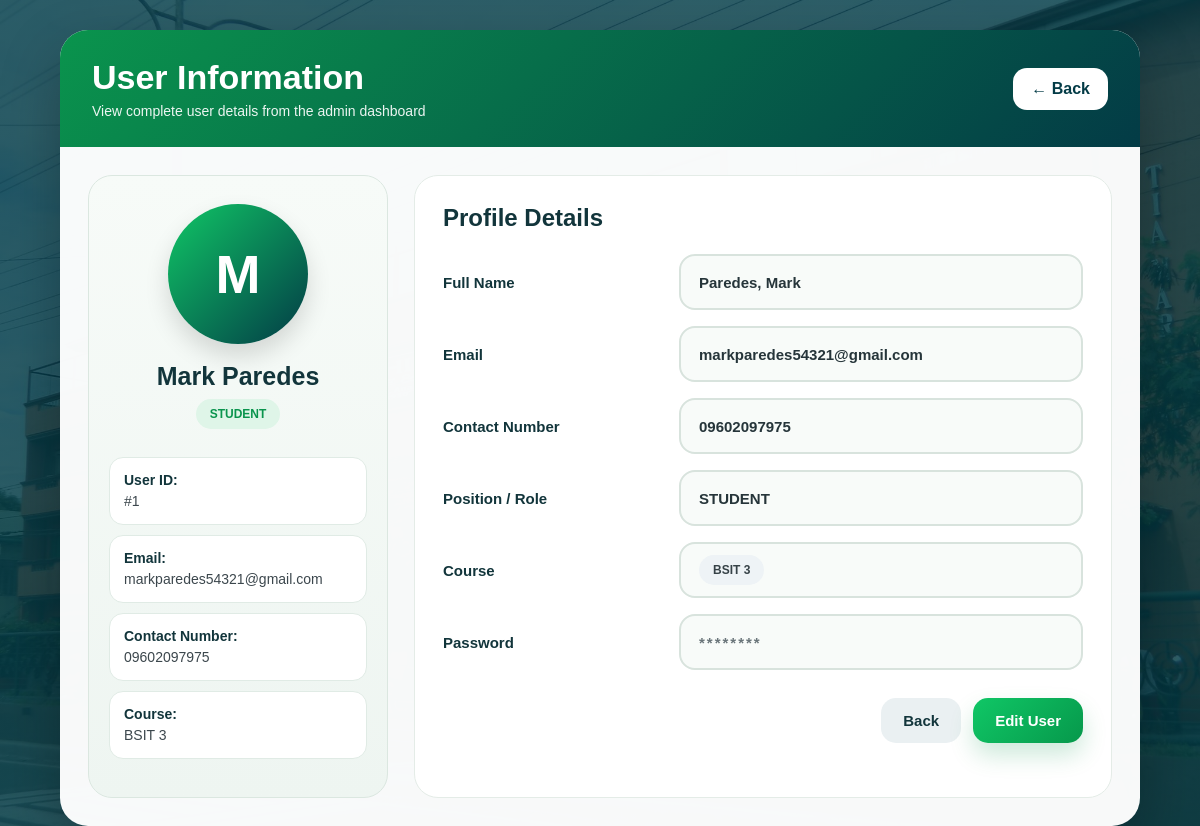
Screenshot of /clearance_system/dashboard/view_user.php?id=1 (signed in) with the database file from the repository.
### tables this page shows
CREATE TABLE `users` (
  `id` int(11) NOT NULL,
  `firstname` varchar(100) DEFAULT NULL,
  `lastname` varchar(100) DEFAULT NULL,
  `email` varchar(100) DEFAULT NULL,
  `contact_number` varchar(20) DEFAULT NULL,
  `password` varchar(255) DEFAULT NULL,
  `role` enum('student','teacher') DEFAULT NULL,
  `course` varchar(50) DEFAULT NULL,
  `profile_photo` varchar(255) DEFAULT NULL,
  `is_deleted` tinyint(1) NOT NULL DEFAULT 0,
  `deleted_at` datetime DEFAULT NULL
);

### clearance_system/dashboard/view_user.php (the view, shortened to what this page needs)
<?php
include("../config/db.php");
$id = intval($_GET['id']);
$stmt = $conn->prepare("SELECT * FROM users WHERE id = ?");
$stmt->bind_param("i", $id);
$stmt->execute();
$user = $stmt->get_result()->fetch_assoc();
$fullName = $user['lastname'] . ', ' . $user['firstname'];
if ($user['role'] === 'teacher') {
    $positionRole = "Instructor";
} else {
    $positionRole = strtoupper($user['role']);
}
?>
<!DOCTYPE html>
<html lang="en">
<head>
</head>
<body>
<div class="view-page">
    <div class="view-header">
        <div class="view-header-left">
            <h1>User Information</h1>
            <p>View complete user details from the admin dashboard</p>
        </div>
        <a href="admin.php?view=<?php echo ($user['role'] === 'teacher') ? 'teachers' : 'students'; ?>" class="back-link">
            ← Back
        </a>
    </div>
    <div class="view-content">
        <div class="view-layout">
            <div class="user-card">
                <div class="avatar-circle">
                    <?php echo strtoupper(substr($user['firstname'], 0, 1)); ?>
                </div>
                <h2><?php echo htmlspecialchars($user['firstname'] . ' ' . $user['lastname']); ?></h2>
                <div class="role-badge">
                    <?php echo htmlspecialchars($positionRole); ?>
                </div>
                <div class="side-info">
                    <div>
                        <strong>User ID:</strong><br>
                        #<?php echo $user['id']; ?>
                    </div>
                    <div>
                        <strong>Email:</strong><br>
                        <?php echo htmlspecialchars($user['email']); ?>
                    </div>
                    <div>
                        <strong>Contact Number:</strong><br>
                        <?php echo htmlspecialchars($user['contact_number']); ?>
                    </div>
                    <?php if (!empty($user['course'])): ?>
                    <div>
                        <strong>Course:</strong><br>
                        <?php echo htmlspecialchars($user['course']); ?>
                    </div>
                    <?php endif; ?>
                </div>
            </div>
            <div class="details-card">
                <div class="details-title">Profile Details</div>
                <div class="info-grid">
                    <div class="info-row">
                        <label>Full Name</label>
                        <div class="info-value"><?php echo htmlspecialchars($fullName); ?></div>
                    </div>
                    <div class="info-row">
                        <label>Email</label>
                        <div class="info-value"><?php echo htmlspecialchars($user['email']); ?></div>
                    </div>
                    <div class="info-row">
                        <label>Contact Number</label>
                        <div class="info-value"><?php echo htmlspecialchars($user['contact_number']); ?></div>
                    </div>
                    <div class="info-row">
                        <label>Position / Role</label>
                        <div class="info-value"><?php echo htmlspecialchars($positionRole); ?></div>
                    </div>
                    <?php if ($user['role'] === 'student'): ?>
                    <div class="info-row">
                        <label>Course</label>
                        <div class="info-value">
                            <span class="course-badge"><?php echo htmlspecialchars($user['course']); ?></span>
                        </div>
                    </div>
                    <?php endif; ?>
                    <div class="info-row">
                        <label>Password</label>
                        <div class="info-value password-mask">********</div>
                    </div>
                </div>
                <div class="action-row">
                    <a href="admin.php?view=<?php echo ($user['role'] === 'teacher') ? 'teachers' : 'students'; ?>" class="action-btn back-btn">Back</a>
                    <a href="edit_user.php?id=<?php echo $user['id']; ?>" class="action-btn edit-btn">Edit User</a>
                </div>
            </div>
        </div>
    </div>
</div>
</body>
</html>

### clearance_system/dashboard/view_user.php (style rules this page uses)
* { margin: 0; padding: 0; box-sizing: border-box; font-family: Arial, Helvetica, sans-serif; }
body { min-height: 100vh; background: linear-gradient(rgba(3, 59, 70, 0.82), rgba(3, 59, 70, 0.82)), url("../assets/southern.jpg") no-repeat center center/cover; display: flex; align-items: center; justify-content: center; padding: 30px 16px; }
.view-page { width: 100%; max-width: 1080px; background: rgba(255, 255, 255, 0.97); border-radius: 28px; overflow: hidden; box-shadow: 0 25px 60px rgba(0, 0, 0, 0.28); }
.view-header { background: linear-gradient(135deg, #0a944d, #033b46); color: #fff; padding: 28px 32px; display: flex; align-items: center; justify-content: space-between; gap: 16px; flex-wrap: wrap; }
.view-header-left h1 { font-size: 34px; font-weight: 900; margin-bottom: 6px; }
.view-header-left p { font-size: 14px; opacity: 0.92; }
.back-link { text-decoration: none; background: #fff; color: #033b46; padding: 12px 18px; border-radius: 14px; font-weight: 800; transition: 0.25s ease; }
.view-content { padding: 28px; }
.view-layout { display: grid; grid-template-columns: 300px 1fr; gap: 26px; }
.user-card { background: linear-gradient(180deg, #f7fbf8, #eef5f1); border: 1px solid #dbe7e0; border-radius: 24px; padding: 28px 20px; text-align: center; }
.avatar-circle { width: 140px; height: 140px; border-radius: 50%; margin: 0 auto 18px; background: linear-gradient(135deg, #10c766, #033b46); color: #fff; display: flex; align-items: center; justify-content: center; font-size: 54px; font-weight: 900; box-shadow: 0 12px 24px rgba(0,0,0,0.14); }
.user-card h2 { font-size: 25px; color: #12353b; margin-bottom: 8px; }
.role-badge { display: inline-block; padding: 8px 14px; border-radius: 999px; background: #dff5e8; color: #0a944d; font-size: 12px; font-weight: 800; margin-bottom: 18px; }
.side-info { text-align: left; margin-top: 10px; }
.side-info div { background: #fff; border: 1px solid #e0ebe5; border-radius: 14px; padding: 12px 14px; margin-bottom: 10px; font-size: 14px; color: #3c474d; line-height: 1.5; }
.side-info strong { color: #12353b; }
.details-card { background: #fff; border: 1px solid #e4ece7; border-radius: 24px; padding: 28px; }
.details-title { font-size: 24px; font-weight: 900; color: #12353b; margin-bottom: 22px; }
.info-grid { display: grid; grid-template-columns: 1fr; gap: 16px; }
.info-row { display: grid; grid-template-columns: 220px 1fr; gap: 16px; align-items: center; }
.info-row label { font-size: 15px; font-weight: 800; color: #12353b; }
.info-value { min-height: 56px; background: #f8fbf9; border: 2px solid #d8e3dd; border-radius: 16px; display: flex; align-items: center; padding: 0 18px; font-size: 15px; color: #26353a; font-weight: 700; word-break: break-word; }
.password-mask { letter-spacing: 2px; color: #6a757a; }
.course-badge { display: inline-block; padding: 8px 14px; border-radius: 999px; background: #eef3f6; color: #364247; font-size: 12px; font-weight: 800; }
.action-row { margin-top: 28px; display: flex; justify-content: flex-end; gap: 12px; flex-wrap: wrap; }
.action-btn { text-decoration: none; border-radius: 15px; padding: 14px 22px; font-size: 15px; font-weight: 800; transition: 0.25s ease; display: inline-block; }
.edit-btn { background: linear-gradient(135deg, #10c766, #06984b); color: #fff; box-shadow: 0 12px 24px rgba(5, 143, 72, 0.2); }
.back-btn { background: #eaf0f2; color: #12353b; }

### rows the page displays
users: firstname "M", firstname+lastname "Mark Paredes", role "STUDENT", id "1", email "markparedes54321@gmail.com", contact_number "09602097975", course "BSIT 3", fullName "Paredes, Mark"
